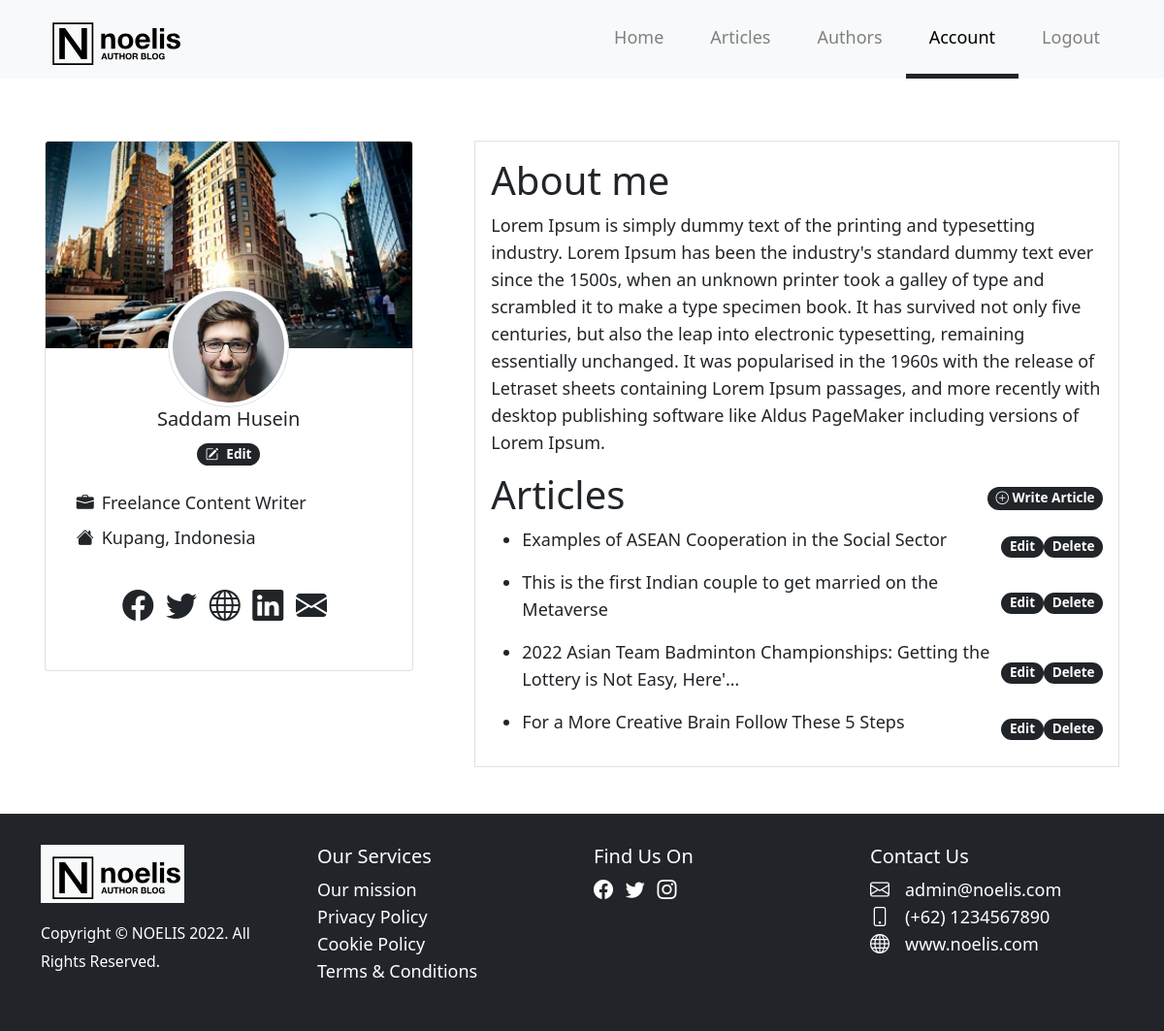
Page /users/account/ (signed in) on the committed database.
### users/models.py (models this page shows, shortened)
class Profile(models.Model):
    user = models.OneToOneField(
        User, on_delete=models.CASCADE, null=True, blank=True)
    name = models.CharField(max_length=200, blank=True, null=True)
    email = models.EmailField(max_length=500, blank=True, null=True)
    username = models.CharField(max_length=200, blank=True, null=True)
    job_profile = models.CharField(max_length=200, blank=True, null=True)
    location = models.CharField(max_length=200, blank=True, null=True)
    short_intro = models.CharField(max_length=200, blank=True, null=True)
    bio = models.TextField(blank=True, null=True)
    profile_image = models.ImageField(
        null=True, blank=True, upload_to='profiles/', default='profiles/user-default.png')
    cover_image = models.ImageField(
        null=True, blank=True, upload_to='profiles/covers', default='profiles/covers/default.jpg')
    social_facebook = models.CharField(max_length=200, blank=True, null=True)
    social_twitter = models.CharField(max_length=200, blank=True, null=True)
    social_website = models.CharField(max_length=200, blank=True, null=True)
    social_instagram = models.CharField(max_length=200, blank=True, null=True)
    social_linkedin = models.CharField(max_length=200, blank=True, null=True)
    created = models.DateTimeField(auto_now_add=True)
    id = models.UUIDField(default=uuid.uuid4, unique=True,
                          primary_key=True, editable=False)
    class Meta:
        ordering = ['name']

### articles/models.py (models this page shows, shortened)
class Article(models.Model):
    owner = models.ForeignKey(Profile, null=True, on_delete=models.SET_NULL)
    title = models.CharField(max_length=200)
    body = HTMLField()
    thumbnail = models.ImageField(null=True, blank=True, default='default.jpg')
    categories = models.ManyToManyField('Category', blank=True)
    created = models.DateTimeField(auto_now_add=True)
    slug = models.SlugField(blank=True, editable=False)
    vote_total = models.IntegerField(default=0, null=True, blank=True)
    vote_ratio = models.IntegerField(default=0, null=True, blank=True)
    id = models.UUIDField(default=uuid.uuid4, unique=True,
                          primary_key=True, editable=False)
    class Meta:
        ordering = ['-created']

### users/views.py (the view)
# urls.py: path('account/', views.userAccount, name='account'),
@login_required(login_url='login')
def userAccount(request):
    profile = request.user.profile
    context = {
        'title': 'Account - NOELIS Author Blog',
        'profile': profile,
    }
    return render(request, 'users/account.html', context)

### users/templates/users/account.html (shortened to what this page needs)
{% extends 'main.html' %}
{% block content %}
  <section id="member-list" class="py-5">
    <div class="container">
      <div class="row">
        <div class="col-lg-4 mt-3 me-md-5 text-center px-0 m-auto">
          <div class="card">
            <img class="card-img-top" src="{{ profile.cover_image.url }}" />
            <div class="card-body">
              <img src="{{ profile.profile_image.url }}" class="rounded-circle img-thumbnail img-fluid" style="width: 125px; height: 125px;" />
              <h5 class="card-title">{{ profile.name }}</h5>
              <a href="#">
                <a href="{% url 'edit-account' %}" class="badge rounded-pill bg-dark text-decoration-none text-white"><i class="bi bi-pencil-square me-2"></i>Edit</a>
              </a>
              <ul class="list-unstyled text-start my-4">
                <li class="m-2 ms-3">
                  <i class="bi-briefcase-fill me-2"></i>{{ profile.job_profile }}
                </li>
                <li class="m-2 ms-3">
                  <i class="bi-house-fill me-2"></i>{{ profile.location }}
                </li>
              </ul>
              <p class="card-text">
                <div style="white-space: nowrap" class="py-3">
                  {% if profile.social_facebook %}
                  <a href="{{ profile.social_facebook }}" class="text-dark text-decoration-none me-2" target="_blank">
                    <i class="bi-facebook fs-2"></i>
                  </a>
                  {% endif %}
                  {% if profile.social_twitter %}
                  <a href="{{ profile.social_twitter }}" class="text-dark text-decoration-none me-2" target="_blank">
                    <i class="bi-twitter fs-2"></i>
                  </a>
                  {% endif %}
                  {% if profile.social_website %}
                  <a href="{{ profile.social_website }}" class="text-dark text-decoration-none me-2" target="_blank">
                    <i class="bi-globe fs-2"></i>
                  </a>
                  {% endif %}
                  {% if profile.social_linkedin %}
                  <a href="{{ profile.social_linkedin }}" class="text-dark text-decoration-none me-2" target="_blank">
                    <i class="bi-linkedin fs-2"></i>
                  </a>
                  {% endif %}
                  {% if profile.email %}
                  <a href="mailto:{{ profile.email }}" class="text-dark text-decoration-none me-2" target="_blank">
                    <i class="bi-envelope-fill fs-2"></i>
                  </a>
                  {% endif %}
                </div>
              </p>
            </div>
          </div>
        </div>
        <div class="col-lg-7 mt-3 border border-1 p-3 m-auto">
          <h1>About me</h1>
          <p>{{ profile.bio|linebreaksbr }}</p>
          <div class="d-flex flex-row justify-content-between align-items-center">
            <h1>Articles</h1>
            <a href="{% url 'write-article' %}" class="badge rounded-pill bg-dark text-decoration-none text-white"><i class="bi bi-plus-circle"></i> Write Article</a>
          </div>
          {% for article in profile.article_set.all %}
            <div class="d-flex flex-row justify-content-between align-items-center">
              <div class="py-2 py-md-0">
                <ul>
                  <li>
                    <a href="{% url 'article' article.slug %}" title="{{ article.title }}" class="text-decoration-none text-dark">
                      {{ article.title|truncatechars:80 }}
                    </a>
                  </li>
                </ul>
              </div>
              <div class="text-end d-flex flex-column flex-md-row">
                <a href="{% url 'edit-article' article.id %}" class="badge rounded-pill bg-dark text-decoration-none text-white my-1 my-md-0">Edit</a>
                <a href="#" class="badge rounded-pill bg-dark text-decoration-none text-white my-1 my-md-0" data-bs-toggle="modal" data-bs-target="#delete-{{ article.id }}">Delete</a>
              </div>
            </div>
          {% endfor %}
        </div>
      </div>
    </div>
  </section>
{% endblock content %}

### static/styles/style.css (style rules this page uses)
body { font-size: 18px; line-height: 28px; }
#member-list .card-body img { width: 125px; margin-top: -80px; }
@media (min-width: 1200px) { .container { max-width: 1140px; } }

### rows in the picture
Profile: cover_image (picture), profile_image (picture), name "Saddam Husein", job_profile "Freelance Content Writer", location "Kupang, Indonesia", bio "Lorem Ipsum is simply dummy text of the printing and typesetting industry. Lorem Ipsum has been the industry's standard dummy text ever since the 1500s, when an unknown printer took a galley of type and scrambled it to make a type specimen book. It has survived not only five centuries, but also the leap into electronic typesetting, remaining essentially unchanged. It was popularised in the 1960s with the release of Letraset sheets containing Lorem Ipsum passages, and more recently with desktop publishing software like Aldus PageMaker including versions of Lorem Ipsum."
Article: title "Examples of ASEAN Cooperation in the Social Sector"
Article: title "This is the first Indian couple to get married on the Metaverse"
Article: title "2022 Asian Team Badminton Championships: Getting the Lottery is Not Easy, Here'…"
Article: title "For a More Creative Brain Follow These 5 Steps"
